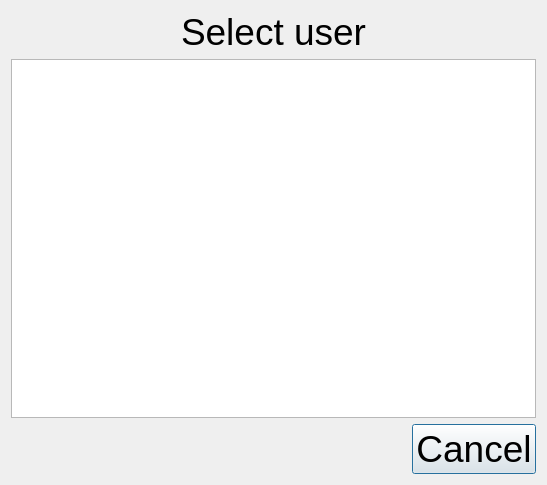
<?xml version="1.0" encoding="UTF-8"?>
<ui version="4.0">
 <class>Dialog</class>
 <widget class="QDialog" name="Dialog">
  <property name="geometry">
   <rect>
    <x>0</x>
    <y>0</y>
    <width>547</width>
    <height>485</height>
   </rect>
  </property>
  <property name="font">
   <font>
    <pointsize>28</pointsize>
   </font>
  </property>
  <property name="windowTitle">
   <string>Dialog</string>
  </property>
  <layout class="QVBoxLayout" name="verticalLayout">
   <item>
    <widget class="QLabel" name="lblUser">
     <property name="text">
      <string>Select user</string>
     </property>
     <property name="alignment">
      <set>Qt::AlignCenter</set>
     </property>
    </widget>
   </item>
   <item>
    <widget class="QListWidget" name="listView"/>
   </item>
   <item>
    <widget class="QDialogButtonBox" name="buttonBox">
     <property name="orientation">
      <enum>Qt::Horizontal</enum>
     </property>
     <property name="standardButtons">
      <set>QDialogButtonBox::Cancel</set>
     </property>
    </widget>
   </item>
  </layout>
 </widget>
 <resources/>
 <connections>
  <connection>
   <sender>buttonBox</sender>
   <signal>accepted()</signal>
   <receiver>Dialog</receiver>
   <slot>accept()</slot>
   <hints>
    <hint type="sourcelabel">
     <x>248</x>
     <y>254</y>
    </hint>
    <hint type="destinationlabel">
     <x>157</x>
     <y>274</y>
    </hint>
   </hints>
  </connection>
  <connection>
   <sender>buttonBox</sender>
   <signal>rejected()</signal>
   <receiver>Dialog</receiver>
   <slot>reject()</slot>
   <hints>
    <hint type="sourcelabel">
     <x>316</x>
     <y>260</y>
    </hint>
    <hint type="destinationlabel">
     <x>286</x>
     <y>274</y>
    </hint>
   </hints>
  </connection>
 </connections>
</ui>
